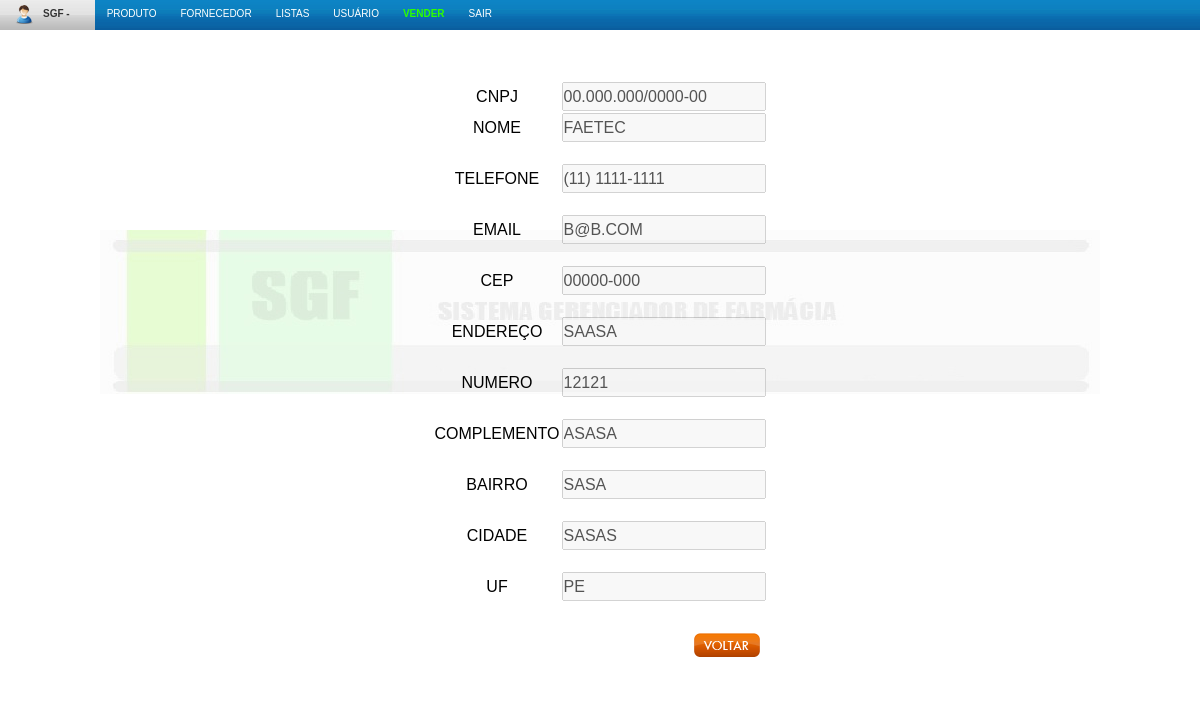
Page /main/verFornecedor.php?fornecedor=4 (signed in) on the earlier database version.
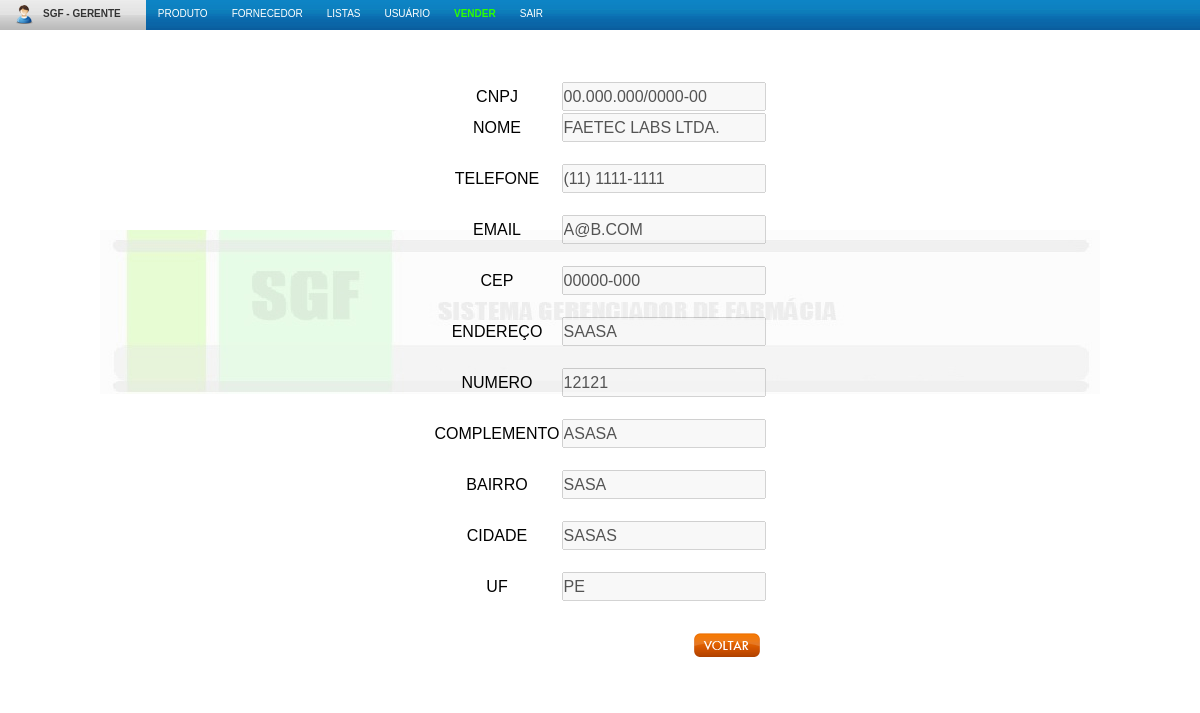
Same page on the later database version.
### tables this page shows
CREATE TABLE IF NOT EXISTS `fornecedor` (
  `idfornecedor` int(11) NOT NULL AUTO_INCREMENT,
  `cnpj` varchar(18) NOT NULL,
  `nome` varchar(100) NOT NULL,
  `telefone` varchar(20) NOT NULL,
  `email` varchar(100) NOT NULL,
  `cep` varchar(9) NOT NULL,
  `endereco` varchar(255) NOT NULL,
  `numero` int(11) NOT NULL,
  `complemento` varchar(50) NOT NULL,
  `bairro` varchar(100) NOT NULL,
  `cidade` varchar(100) NOT NULL,
  `uf` tinyint(2) NOT NULL,
  PRIMARY KEY (`idfornecedor`)
);

### class/Fornecedor.class.php (called while the page is built, shortened)
<?php
class Fornecedor {
    public static function verfornecedor($id) {
        $query = "SELECT * FROM fornecedor WHERE idfornecedor='$id'";
        $res = mysql_query($query);
        $obj = mysql_fetch_object($res);
        return $obj;
	}
}
?>

### class/Uf.class.php (called while the page is built, shortened)
<?php
class Uf {
    public static function ufId($id) {
        $query = "SELECT * FROM uf WHERE idUF='$id'";
        $res = mysql_query($query);
        $obj = mysql_fetch_object($res);
        return $obj;
    }
}
?>

### main/verFornecedor.php (the view, shortened to what this page needs)
<?php
include 'topo.php';
$idfornecedor = $_GET['fornecedor'];
$editar = Fornecedor::verfornecedor($idfornecedor);
$uf = Uf::ufId($editar->uf);
?>
<table class="tbl_cadProduto">
        <tr>
		<td>cnpj</td>
		<td><input type="text" name="cnpj" value="<?php echo $editar->cnpj ?>" disabled /></td>
	</tr>
	<tr>
		<td>nome</td>
		<td><input type="text" name="nome" value="<?php echo $editar->nome ?>" disabled /></td>
	</tr>
        <tr>
		<td colspan=2>&nbsp;</td>
	</tr>
        <tr>
		<td>telefone</td>
		<td><input type="text" name="telefone" value="<?php echo $editar->telefone ?>" disabled /></td>
	</tr>
        <tr>
		<td colspan=2>&nbsp;</td>
	</tr>
        <tr>
		<td>email</td>
		<td><input type="text" name="email" value="<?php echo $editar->email ?>" disabled /></td>
	</tr>
	<tr>
		<td colspan=2>&nbsp;</td>
	</tr>
	<tr>
		<td>cep</td>
		<td><input type="text" name="cep" value="<?php echo $editar->cep ?>" disabled /></td>
	</tr>
	<tr>
		<td colspan=2>&nbsp;</td>
	</tr>
	<tr>
		<td>endere&ccedil;o</td>
		<td><input type="text" name="endereco" value="<?php echo $editar->endereco ?>" disabled /></td>
	</tr>
	<tr>
		<td colspan=2>&nbsp;</td>
	</tr>
	<tr>
		<td>numero</td>
		<td><input type="text" name="numero" value="<?php echo $editar->numero ?>" disabled /></td>
	</tr>
	<tr>
		<td colspan=2>&nbsp;</td>
	</tr>
	<tr>
		<td>complemento</td>
		<td><input type="text" name="complemento" value="<?php echo $editar->complemento ?>" disabled /></td>
	</tr>
	<tr>
		<td colspan=2>&nbsp;</td>
	</tr>
	<tr>
		<td>bairro</td>
		<td><input type="text" name="bairro" value="<?php echo $editar->bairro ?>" disabled /></td>
	</tr>
	<tr>
		<td colspan=2>&nbsp;</td>
	</tr>
	<tr>
		<td>cidade</td>
		<td><input type="text" name="cidade" value="<?php echo $editar->cidade ?>" disabled /></td>
	</tr>
	<tr>
		<td colspan=2>&nbsp;</td>
	</tr>
	<tr>
		<td>uf</td>
		<td><input type="text" name="uf" value="<?php echo $uf->sigla ?>" disabled /></td>
	</tr>
	<tr>
		<td colspan=2>&nbsp;</td>
	</tr>
	<tr>
		<td colspan="2" align="right">
			<input type="button" class="bt_voltar" onclick="javascript: window.location='listarFornecedores.php';" value="Voltar" />
		</td>
	</tr>
</table>

### main/menu.php (shortened to what this page needs)
<div id="sup">
	<ul id="navmenu-h">
		<li>
                    <a href="home.php" class="sist">
                        <img src="../imagens/layout/aluno.png"/>SGF - <?php echo $_SESSION['usuario']['nome']?>
                    </a>
                </li>
		<?php
                    if( $_SESSION['usuario']['tipo'] == 1
                        or $_SESSION['usuario']['tipo'] == 2
                            or $_SESSION['usuario']['tipo'] == 3
                                or $_SESSION['usuario']['tipo'] == 4 ){
                ?>
		<li><a href="#" class="main">PRODUTO</a>
		</li>
                <?php
                    if( $_SESSION['usuario']['tipo'] == 1
                        or $_SESSION['usuario']['tipo'] == 2 ){
                            ?>
                <li><a href="cadFornecedor.php" class="main">FORNECEDOR</a>
		</li>
                <?php } ?>
		<li><a href="#" class="main">LISTAS</a>
		</li>
                <?php
                    if( $_SESSION['usuario']['tipo'] == 1 ){
                ?>
                <li><a href="cadUsuario.php" class="main">USU&Aacute;RIO</a></li>
                <?php } ?>
                <?php } ?>
                <?php
                    if( $_SESSION['usuario']['tipo'] == 2 or $_SESSION['usuario']['tipo'] == 1 ){
                ?>
                <li><a href="venda.php" class="main" style="color: #2dff00; font-weight:bold;">VENDER</a></li>
                <?php } ?>
		<li><a class="sair" href="../function/logout.php">SAIR</a></li>
	</ul>
</div>

Differences in the rows shown:
changed fornecedor "saasa": nome "FAETEC" → "FAETEC Labs Ltda."; email "b@b.com" → "a@b.com"
Other differences:
$_SESSION['usuario']['nome']: (not shown) → "GERENTE"
